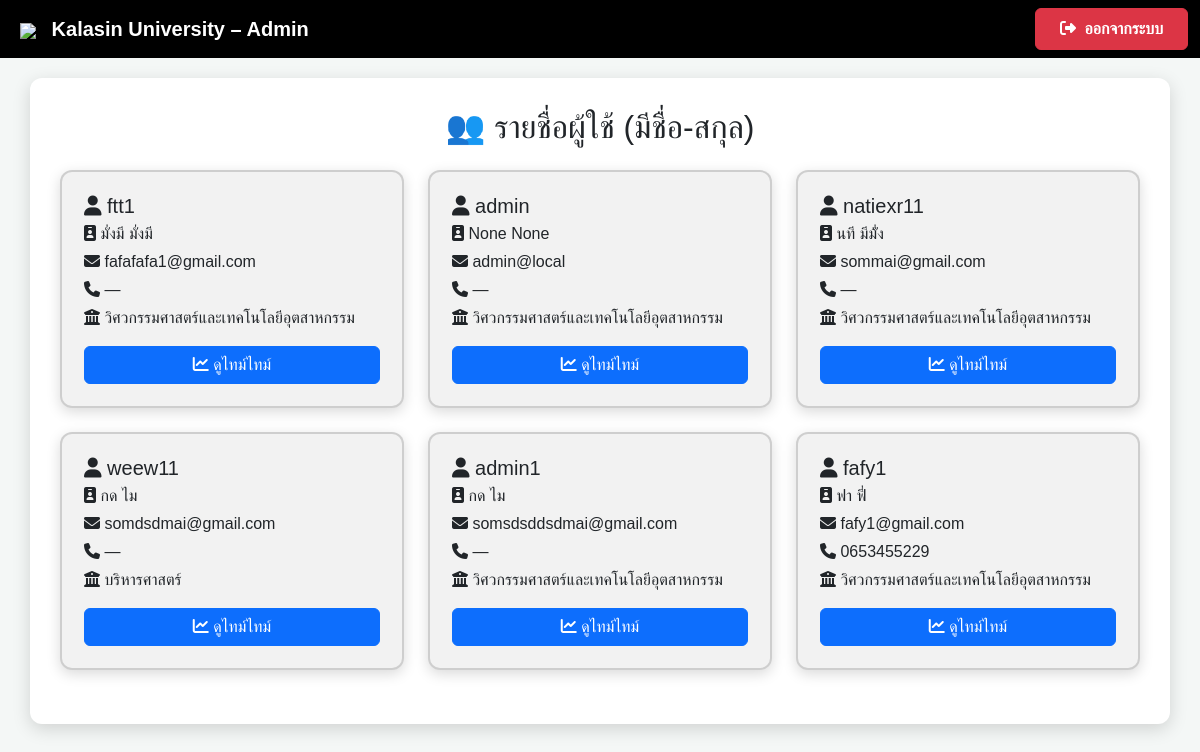
/user_overview, run on the app's committed database.
### app.py (models this page shows)
class User(db.Model, UserMixin):
    __tablename__ = "user"
    id        = db.Column(db.Integer, primary_key=True)
    username  = db.Column(db.String(80),  unique=True, nullable=False)
    password  = db.Column(db.String(128), nullable=False)   # เก็บ hash ได้ยาว ๆ
    full_name = db.Column(db.String(150), nullable=False)
    first_name = db.Column(db.String(80))
    last_name  = db.Column(db.String(80))
    faculty    = db.Column(db.String(100), nullable=False)
    email      = db.Column(db.String(120), unique=True, nullable=False)
    role       = db.Column(db.String(20),  default="user")
    phone      = db.Column(db.String(20))   # 🆕 เพิ่มบรรทัดนี้
    requests = db.relationship(
        "AcademicRequest",
        backref="user",
        cascade="all, delete-orphan",
        lazy="dynamic"
    )
    workflow_steps = db.relationship(
        "WorkflowStep",
        backref="user",
        cascade="all, delete-orphan",
        lazy="dynamic"
    )

### app.py (the view)
@app.route("/user_overview")
def user_overview():
    users = (
    db.session.query(User)
    .filter(User.full_name.isnot(None), User.full_name != '')
    .all()
)
    return render_template("user_overview.html", users=users)

### app.py (called while the page is built)
@app.template_filter("faculty_th")
def faculty_th(code):
    return FACULTY_MAP.get(code, "ไม่ระบุคณะ")

### templates/user_overview.html (shortened to what this page needs)
<!DOCTYPE html>
<html lang="th">
<head>
  <link href="https://cdn.jsdelivr.net/npm/bootstrap@5.3.3/dist/css/bootstrap.min.css" rel="stylesheet"/>
  <link href="https://cdnjs.cloudflare.com/ajax/libs/font-awesome/6.4.2/css/all.min.css" rel="stylesheet"/>
</head>
<body>
<nav class="navbar navbar-expand-lg navbar-dark">
  <div class="container-fluid">
    <a class="navbar-brand ms-2" href="{{ url_for('admin_dashboard') }}">
      <img src="https://upload.wikimedia.org/wikipedia/th/4/4e/Kalasin_University_Seal.svg"
           style="height:50px;margin-right:10px">
      <strong>Kalasin University – Admin</strong>
    </a>
    <div class="ms-auto">
      <a href="{{ url_for('logout') }}" class="btn btn-danger fw-bold px-4 py-2">
        <i class="fas fa-sign-out-alt me-1"></i> ออกจากระบบ
      </a>
    </div>
  </div>
</nav>
<div class="container wrapper">
  <h2 class="text-center mb-4">👥 รายชื่อผู้ใช้ (มีชื่อ-สกุล)</h2>
  {% if users|length == 0 %}
      <p class="text-muted text-center">⛔ ยังไม่มีผู้ใช้ที่กรอกชื่อ-สกุล</p>
  {% else %}
    <div class="row">
      {% for u in users %}
      <div class="col-md-4 mb-4">
        <div class="card-user d-flex flex-column">
          <h5 class="mb-1">
            <i class="fas fa-user"></i> {{ u.username }}
          </h5>
          <p class="mb-1">
            <i class="fas fa-id-badge"></i> {{ u.first_name }} {{ u.last_name }}
          </p>
          <p class="mb-1">
            <i class="fas fa-envelope"></i> {{ u.email }}
          </p>
          <p class="mb-1">
  <i class="fas fa-phone"></i>
  {{ u.phone or '—' }}
</p>
          <p class="mb-3">
            <i class="fas fa-university"></i>
            {{ u.faculty|faculty_th if u.faculty else 'ไม่ระบุคณะ' }}
          </p>
          <a href="{{ url_for('timeline', user_id=u.id) }}"
          class="btn btn-primary w-100 mt-auto">
          <i class="fas fa-chart-line"></i> ดูไทม์ไทม์
          </a>
        </div>
      </div>
      {% endfor %}
    </div>
  {% endif %}
</div>
</body>
</html>

### templates/user_overview.html (style rules this page uses)
body { font-family:'Poppins',sans-serif; background:#f4f7f6; }
.navbar { background:#000; }
.wrapper { background:#fff; border-radius:12px; padding:30px; box-shadow:0 5px 18px rgba(0,0,0,.15); margin-top:20px; }
.card-user { background:rgba(0,0,0,.05); border:2px solid rgba(0,0,0,.15); border-radius:12px; padding:22px; height:100%; box-shadow:0 4px 14px rgba(0,0,0,.15); transition:.2s; }

### data on the page
User: username "ftt1", first_name "มั่งมี", last_name "มั่งมี", email "fafafafa1@gmail.com", phone "—", faculty|faculty_th "วิศวกรรมศาสตร์และเทคโนโลยีอุตสาหกรรม"
User: username "admin", first_name "None", last_name "None", email "admin@local", phone "—", faculty|faculty_th "วิศวกรรมศาสตร์และเทคโนโลยีอุตสาหกรรม"
User: username "natiexr11", first_name "นที", last_name "มีมั่้ง", email "sommai@gmail.com", phone "—", faculty|faculty_th "วิศวกรรมศาสตร์และเทคโนโลยีอุตสาหกรรม"
User: username "weew11", first_name "กด", last_name "ไม", email "somdsdmai@gmail.com", phone "—", faculty|faculty_th "บริหารศาสตร์"
User: username "admin1", first_name "กด", last_name "ไม", email "somsdsddsdmai@gmail.com", phone "—", faculty|faculty_th "วิศวกรรมศาสตร์และเทคโนโลยีอุตสาหกรรม"
User: username "fafy1", first_name "ฟา", last_name "ฟี่", email "fafy1@gmail.com", phone "0653455229", faculty|faculty_th "วิศวกรรมศาสตร์และเทคโนโลยีอุตสาหกรรม"
